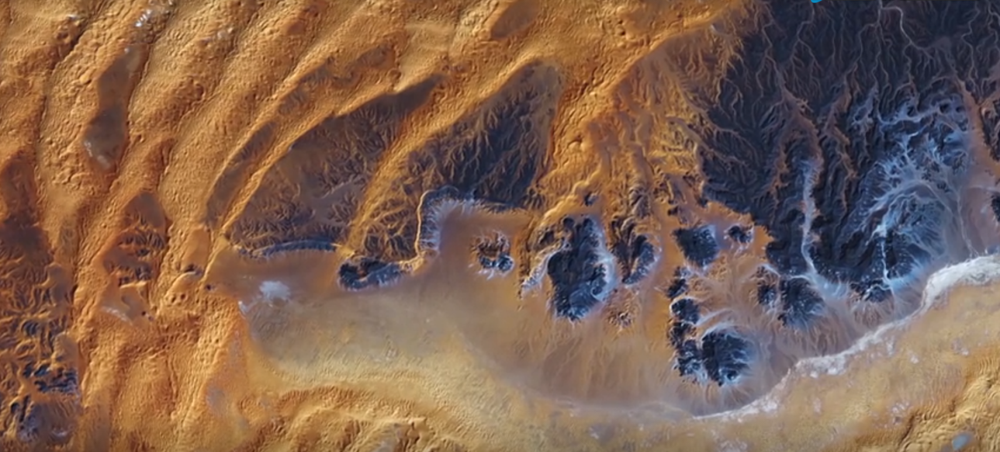
#> input picture python/vision-ai/opencv/cv-image-base/color-earth.png, 1000 x 452 px, shrunk from 1600 x 724 before the run
$ python image-morphological.py
#> lines starting #> are read from the running program, lines starting #| are printed output that depends on the picture
#!/usr/bin/env python

'''
形态学转换原理：
一般情况下对二值化图像进行操作。
需要两个参数，一个是原始图像，第二个被称为结构化元素或者核，它是用来决定操作的性质的。
基本操作为腐蚀和膨胀，他们的变体构成了开运算，闭运算，梯度等。
'''

import cv2
import numpy as np
from matplotlib import pyplot as plt

image= cv2.imread('color-earth.png',0)
#> image: shape (452, 1000); min 12, max 238, mean 103.9
# 5x5 kernel
kernel = np.ones((5,5),np.uint8)
# OpenCV2腐蚀
erosion = cv2.erode(image, kernel, iterations=1)
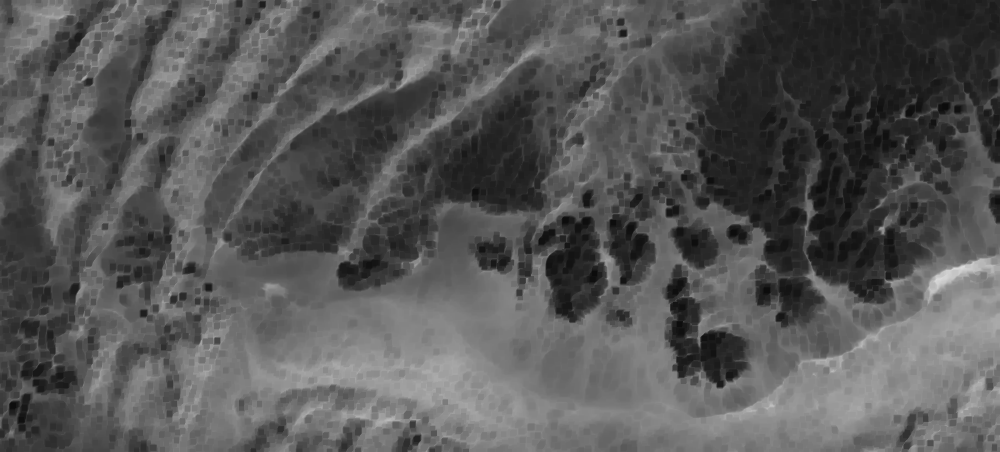
#> erosion: shape (452, 1000); min 12, max 220, mean 86.7
#  OpenCV2膨胀
dilation = cv2.dilate(image, kernel, iterations=1)
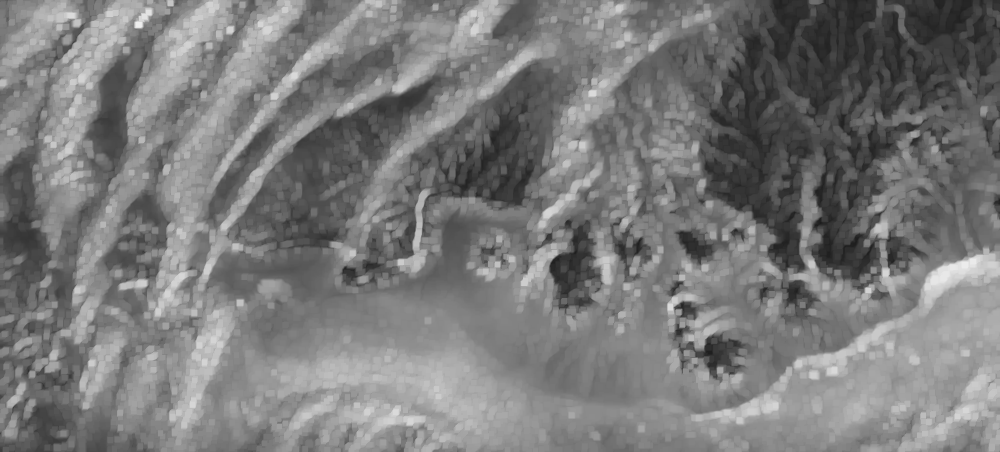
#> dilation: shape (452, 1000); min 28, max 238, mean 122
#  OpenCV2开运算，先腐蚀在膨胀
opening = cv2.morphologyEx(image, cv2.MORPH_OPEN, kernel)
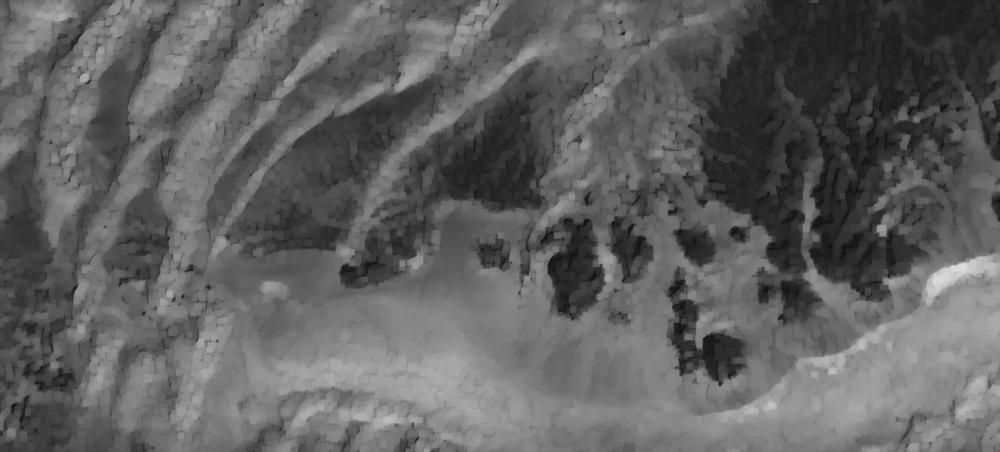
#> opening: shape (452, 1000); min 12, max 220, mean 96.6
#  OpenCV2闭运算，先膨胀在腐蚀
closing = cv2.morphologyEx(image, cv2.MORPH_CLOSE, kernel)
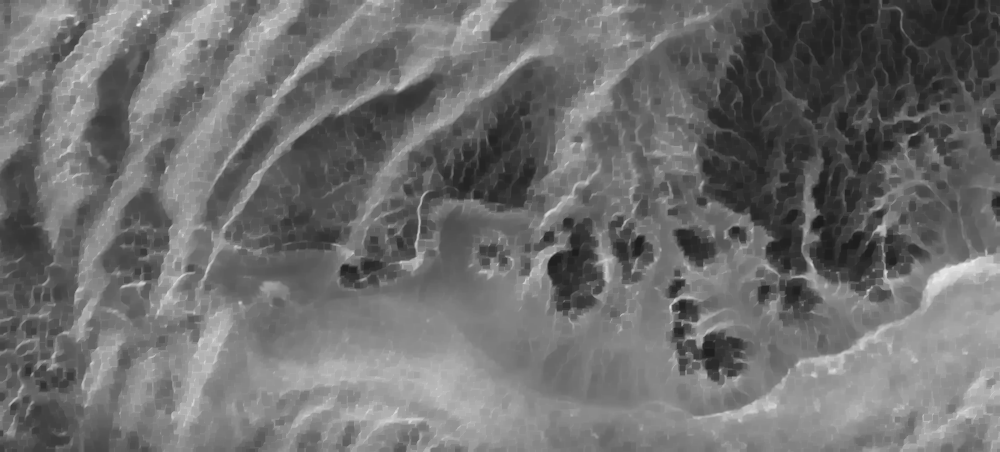
#> closing: shape (452, 1000); min 28, max 238, mean 110.3
#  OpenCV2形态学梯度，腐蚀和膨胀的差别
gradient = cv2.morphologyEx(image, cv2.MORPH_GRADIENT, kernel)
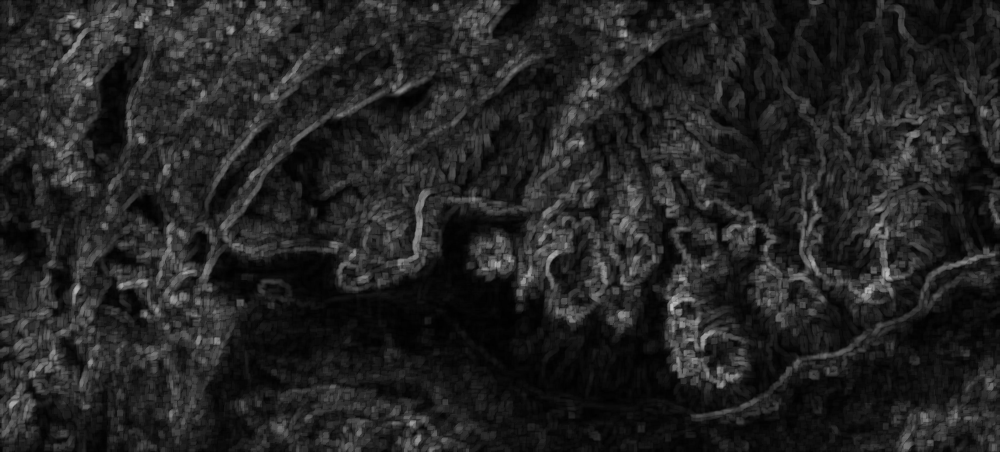
#> gradient: shape (452, 1000); min 0, max 192, mean 35.3
#  OpenCV2礼貌，开运算后与原图的差
tophat = cv2.morphologyEx(image, cv2.MORPH_TOPHAT, kernel)
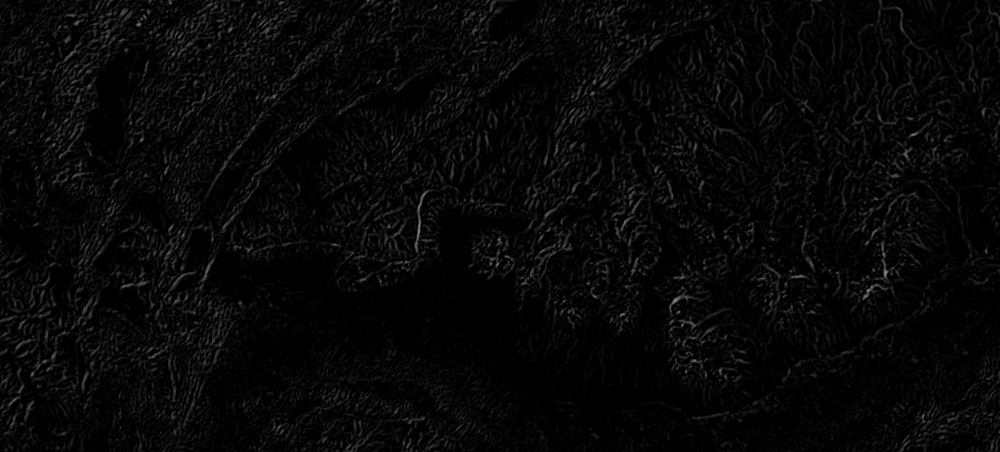
#> tophat: shape (452, 1000); min 0, max 139, mean 7.2
#  OpenCV2黑帽， 闭运算后与原图的差
blackhat = cv2.morphologyEx(image, cv2.MORPH_BLACKHAT, kernel)
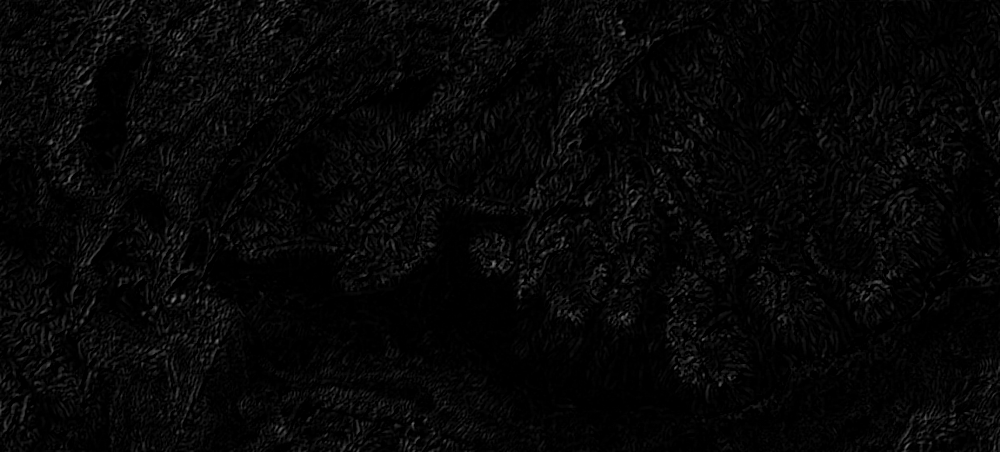
#> blackhat: shape (452, 1000); min 0, max 124, mean 6.4

plt.subplot(2,4,1), plt.imshow(image,cmap='gray')
plt.title('source'), plt.xticks([]),plt.yticks([])
plt.subplot(2,4,2),plt.imshow(erosion,cmap='gray')
plt.title('cv2.erode'), plt.xticks([]),plt.yticks([])
plt.subplot(2,4,3),plt.imshow(dilation,cmap='gray')
plt.title('cv2.dilate'), plt.xticks([]),plt.yticks([])
plt.subplot(2,4,4),plt.imshow(opening,cmap='gray')
plt.title('MORPH_OPEN'), plt.xticks([]),plt.yticks([])
plt.subplot(2,4,5), plt.imshow(closing,cmap='gray')
plt.title('MORPH_CLOSE'),plt.xticks([]),plt.yticks([])
plt.subplot(2,4,6), plt.imshow(gradient,cmap='gray')
plt.title('MORPH_GRADIENT'),plt.xticks([]),plt.yticks([])
plt.subplot(2,4,7), plt.imshow(tophat,cmap='gray')
plt.title('MORPH_TOPHAT'),plt.xticks([]),plt.yticks([])
plt.subplot(2,4,8), plt.imshow(blackhat,cmap='gray')
plt.title('MORPH_BLACKHAT'),plt.xticks([]),plt.yticks([])

plt.show()
